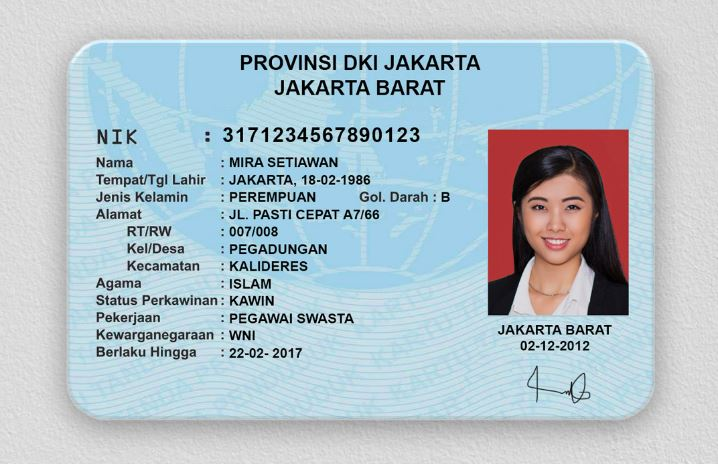
#> input picture samples/sample_ktp_flat_template.jpg, 718 x 464 px
$ python -i preprocessing.py   (imports and definitions only)
#> lines starting #> are read from the running program, lines starting #| are printed output that depends on the picture; after the words box and inside, x2 and y2 are one past the last pixel; in counts of white or black regions, pixels touching at a corner belong together
#> further down, picture is the input picture: shape (464, 718, 3); mean B, G, R 202.2, 193.9, 178.8
"""
Turns an uploaded file (JPEG/PNG photo of a KTP, or a PDF document) into
one or more clean grayscale numpy images ready for Tesseract.

Kept dependency-light on purpose: PDF pages are rasterized with PyMuPDF
(pure Python wheel, no poppler/system binary needed) rather than
pdf2image, since this service is meant to be easy to drop onto any VPS
next to the existing CompliFi deployment.
"""

from __future__ import annotations

import io

import cv2
import fitz  # PyMuPDF
import numpy as np
from PIL import Image

SUPPORTED_IMAGE_TYPES = {"image/jpeg", "image/jpg", "image/png", "image/webp"}
SUPPORTED_PDF_TYPE = "application/pdf"

# Render PDFs at ~220 DPI - enough for small printed text without
# ballooning processing time on a VPS.
PDF_RENDER_ZOOM = 220 / 72


# [10 lines left out: function load_pages, not called in this run]


def _bytes_to_image(file_bytes: bytes) -> np.ndarray:
    pil_image = Image.open(io.BytesIO(file_bytes)).convert("RGB")
    return cv2.cvtColor(np.array(pil_image), cv2.COLOR_RGB2BGR)


# [9 lines left out: function _pdf_to_images, not called in this run]


def preprocess_for_ocr(image: np.ndarray, force_threshold: bool = False, detect_card: bool = False) -> np.ndarray:
    """Grayscale + deskew + light denoise, ready for Tesseract - plus,
    when detect_card=True, a card-detect/crop/upscale pass first (see
    _detect_and_crop_card).

    detect_card defaults to False because this function is shared by
    every OCR-based endpoint, not just KTP extraction: a generic
    contract/invoice document (/v1/extract/document) is exactly the
    kind of mostly-blank, sparse-text page _detect_and_crop_card's
    "find the largest card-shaped quadrilateral" heuristic was never
    meant to run on, and testing confirmed it shouldn't - it found a
    spurious quadrilateral in a plain document photo and cropped out
    real content, regressing docvalue extraction. Only main.py's KTP
    endpoint should pass detect_card=True.

    Deliberately NOT running a blanket adaptive threshold by default.
    Earlier versions did, on the assumption that binarizing helps -
    but testing against a real KTP photo showed the opposite: on a
    clean, high-contrast card (whether a physical scan or a digital
    template), forced thresholding introduced artifacts that weren't
    there in plain grayscale - most damagingly, it turned the ":" after
    "NIK" into something Tesseract read as a literal "2", corrupting
    the identity number. Tesseract already does its own internal
    binarization, which handled this image correctly on its own.

    Pass force_threshold=True for the genuinely hard case this WAS
    meant for - a real phone photo with uneven lighting/shadow across
    the card - if you hit one where plain grayscale is unreadable.
    """
    if detect_card:
        image = _detect_and_crop_card(image)
        image = _upscale_if_small(image)
    gray = cv2.cvtColor(image, cv2.COLOR_BGR2GRAY)
    gray = _deskew(gray)
    gray = cv2.fastNlMeansDenoising(gray, h=10)
    if force_threshold:
        gray = cv2.adaptiveThreshold(
            gray, 255, cv2.ADAPTIVE_THRESH_GAUSSIAN_C, cv2.THRESH_BINARY, 31, 11
        )
    return gray


# A KTP crop this narrow doesn't give Tesseract enough pixels per
# character to read reliably - upscale toward this target width before
# OCR. Chosen empirically against a real (blurry, phone-camera) photo
# where a ~590px-wide card crop OCR'd as near-total garbage but the
# same crop upscaled to ~1470px (2.5x) came back mostly readable.
_OCR_TARGET_WIDTH = 1400


# [6 lines left out: function _upscale_if_small, not called in this run]


def _order_points(pts: np.ndarray) -> np.ndarray:
    """Orders 4 points as (top-left, top-right, bottom-right, bottom-left) -
    the order cv2.getPerspectiveTransform needs, regardless of what
    order the contour's corners came back in."""
    rect = np.zeros((4, 2), dtype="float32")
    total = pts.sum(axis=1)
    rect[0] = pts[np.argmin(total)]
    rect[2] = pts[np.argmax(total)]
    diff = np.diff(pts, axis=1)
    rect[1] = pts[np.argmin(diff)]
    rect[3] = pts[np.argmax(diff)]
    return rect


# [11 lines left out: function _four_point_warp, not called in this run]


# A KTP is a standard ID-1 card, 85.6mm x 54mm - long side / short side
# ~= 1.585. Some slack is needed since a hand-held photo's perspective
# and the corner-approximation below both distort the measured ratio a
# little, but this still rules out things like a doorframe or a sheet
# of paper in the background that Canny might otherwise pick up.
_KTP_ASPECT_RATIO = 85.6 / 54.0
_KTP_ASPECT_TOLERANCE = 0.5

# How many degrees a corner's interior angle may deviate from a true 90
# degrees before the quadrilateral is rejected as "not actually
# rectangular" - see _corner_angle_deviations for why this check exists
# at all: aspect ratio and area alone don't catch a badly-warped
# candidate whose SHAPE isn't a card's, because a thin, sheared
# quadrilateral can still happen to land at a card-like aspect ratio and
# a plausible area purely by coincidence. Calibrated against this
# service's two real bundled photos: the genuine card corner in
# sample_ktp_held_photo.jpg deviates up to ~21 degrees from a real
# perspective angle; a wrong quadrilateral found on a studio-clean, flat
# KTP template photo (whose true low-contrast outer edge Canny failed to
# close into a contour at all, so the largest contour it DID find was an
# internal watermark graphic instead) deviated up to ~34 degrees. 25 sits
# between the two - a starting point, not a proven-universal cutoff (see
# "Known limitations" in the README).
_MAX_CORNER_ANGLE_DEVIATION = 25.0

# How many of the largest external contours to try, in descending area
# order, before giving up - the true card boundary isn't always the
# single largest contour Canny finds (a higher-contrast internal
# graphic, logo, or watermark can outscore a card's own soft, low-
# contrast edge against a similarly-toned background), so rather than
# committing to "largest wins" and letting a wrong one slip through
# whenever it happens to also clear the area/aspect-ratio/rectangularity
# checks, several candidates are tried and the first (i.e. largest) one
# that passes ALL of them is used.
_MAX_CANDIDATE_CONTOURS = 5


def _corner_angle_deviations(rect: np.ndarray) -> list[float]:
    """rect: 4 points ordered (top-left, top-right, bottom-right,
    bottom-left), as returned by _order_points. Returns, for each
    corner, how many degrees its interior angle deviates from a true 90
    - a real card's corners stay close to 90 even under a plausible
    photo angle; a contour that isn't actually the card's outline (see
    _MAX_CORNER_ANGLE_DEVIATION) tends to have at least one corner far
    off from that, since nothing constrains an arbitrary 4-point
    approximation to be even roughly rectangular otherwise.
    """
    pts = [rect[i] for i in range(4)]
    deviations = []
    for i in range(4):
        prev_pt = pts[i - 1]
        cur_pt = pts[i]
        next_pt = pts[(i + 1) % 4]
        v1 = prev_pt - cur_pt
        v2 = next_pt - cur_pt
        denom = np.linalg.norm(v1) * np.linalg.norm(v2)
        if denom == 0:
            deviations.append(90.0)  # degenerate corner - treat as maximally wrong, not a divide-by-zero crash
            continue
        cos_angle = float(np.dot(v1, v2) / denom)
        angle = np.degrees(np.arccos(np.clip(cos_angle, -1.0, 1.0)))
        deviations.append(abs(angle - 90.0))
    return deviations


# [8 lines left out: function detect_and_crop_card, not called in this run]


def _approx_quad(contour: np.ndarray) -> np.ndarray | None:
    """Simplifies a contour down to a 4-point convex polygon, or returns
    None if it can't be (see the eps_mult comment below)."""
    hull = cv2.convexHull(contour)
    peri = cv2.arcLength(hull, True)
    # Walk the simplification tolerance up until exactly 4 corners
    # survive - a single fixed epsilon is either too tight (leaves
    # extra corners from a slightly wavy detected edge) or too loose
    # (collapses real corners) depending on the photo, so this adapts
    # per-image instead of assuming one tolerance fits every case.
    for eps_mult in (0.01, 0.02, 0.03, 0.04, 0.05, 0.07, 0.1):
        candidate = cv2.approxPolyDP(hull, eps_mult * peri, True)
        if len(candidate) == 4:
            if not cv2.isContourConvex(candidate):
                return None
            return candidate.reshape(4, 2).astype("float32")
    return None


def _validated_card_quad(pts: np.ndarray, image_area: float) -> np.ndarray | None:
    """Runs every shape check a card candidate has to pass (area share,
    aspect ratio, AND rectangularity - see _MAX_CORNER_ANGLE_DEVIATION)
    and returns the ordered rect if it clears all of them, else None."""
    rect = _order_points(pts)
    (tl, tr, br, bl) = rect
    width = (np.linalg.norm(br - bl) + np.linalg.norm(tr - tl)) / 2
    height = (np.linalg.norm(tr - br) + np.linalg.norm(tl - bl)) / 2
    if height == 0 or width == 0:
        return None
    ratio = max(width, height) / min(width, height)
    if abs(ratio - _KTP_ASPECT_RATIO) > _KTP_ASPECT_TOLERANCE:
        return None
    if max(_corner_angle_deviations(rect)) > _MAX_CORNER_ANGLE_DEVIATION:
        return None
    return rect


def _detect_and_crop_card(image: np.ndarray) -> np.ndarray:
    """Finds the largest card-shaped quadrilateral in the photo and
    perspective-warps it into a clean, cropped, top-down view - the
    difference between a flat scan/crop of just the KTP (most of this
    service's testing so far) and a photo where a much smaller card is
    held up in someone's hand against a room/background (a very common
    real-world submission for identity verification). Skipping this
    step on the latter feeds Tesseract - and this function's own
    deskew step, whose angle estimate is computed from ALL non-
    background pixels in the frame - a tiny sliver of actual card text
    swamped by a person's face, clothes, and the room behind them,
    which is what was producing near-total OCR garbage before this was
    added (verified against a real "student holding up their KTP"
    press photo).

    A bilateral filter (rather than a plain Gaussian blur) is used
    before edge detection specifically because it smooths out
    background texture - skin, fabric, a painted wall - while keeping
    the card's own edges sharp; a plain blur softens both equally and
    was losing the card boundary entirely in testing. The Canny
    thresholds are derived from the image's own median brightness
    (rather than fixed constants) so this isn't tuned to just one
    photo's lighting.

    Falls back to returning the image UNCHANGED whenever no
    sufficiently large, sufficiently card-shaped, sufficiently
    RECTANGULAR quadrilateral is found among the several largest
    contours - including when the input is already just the card (the
    common case for a flat scan), where forcing a crop would be more
    likely to clip real content than help.

    The rectangularity check specifically exists because of a real bug
    found against a clean, studio-style flat KTP template photo: its
    actual outer edge is a soft, low-contrast boundary against a
    similarly-toned plain background, which Canny + the morphological
    closing above never joined into one closed contour at all - so the
    largest contour actually found was an unrelated internal graphic (a
    watermark), which happened to ALSO clear the area and aspect-ratio
    checks below purely by coincidence, despite being a heavily sheared
    quadrilateral rather than anything resembling the card's true
    shape. That produced a perspective warp which sheared the card's
    text into visible nonsense (each label row ending up next to the
    WRONG value row) rather than failing safely - see
    test_detect_and_crop_card_rejects_a_non_rectangular_distractor for
    the regression test built from that exact photo, and "Known
    limitations" in the README for why a real fix (actually finding
    this photo's true card boundary) wasn't attempted here: rejecting a
    bad detection and falling back to the untouched image is far lower-
    risk than trying to widen contour detection enough to catch this
    case, which risks trading a rare bad-crop failure mode for a more
    common false-positive-crop one on other photos.
    """
    h, w = image.shape[:2]
    image_area = h * w

    gray = cv2.cvtColor(image, cv2.COLOR_BGR2GRAY)
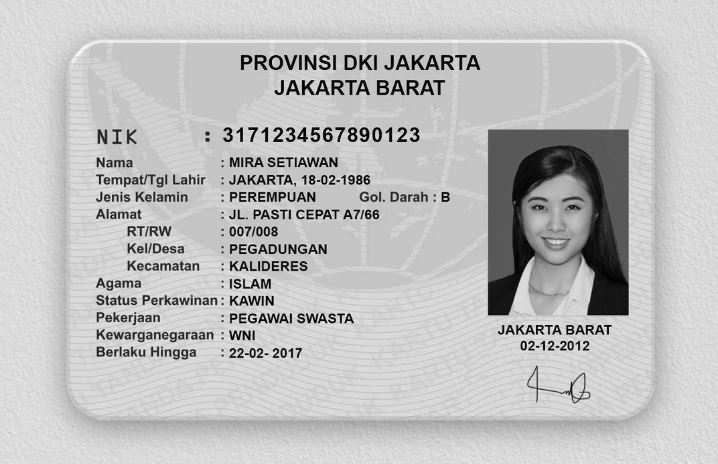
#> gray: shape (464, 718); min 0, max 250, mean 190.3
    smoothed = cv2.bilateralFilter(gray, 9, 75, 75)
    median = float(np.median(smoothed))
#> median = 206
    lower = int(max(0, 0.66 * median))
#> lower = 135
    upper = int(min(255, 1.33 * median))
#> upper = 255
    edges = cv2.Canny(smoothed, lower, upper)
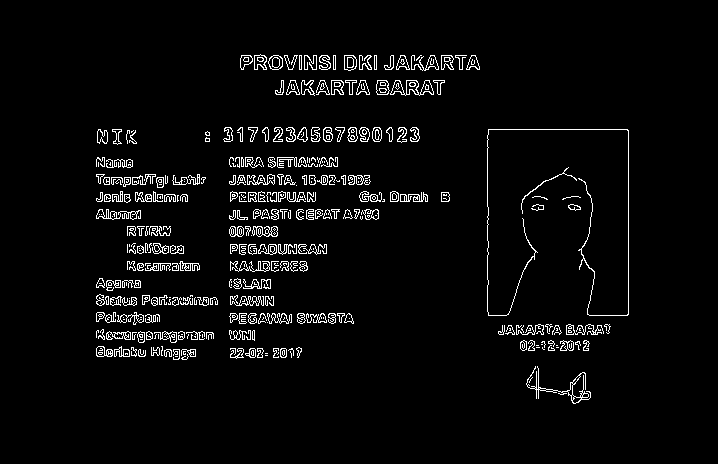
#> edges: shape (464, 718); 4% white in thin lines or dots, all inside (x1, y1, x2, y2) = (96, 54, 629, 404)
    # Close small gaps in the card's boundary (a corner obscured by a
    # thumb, a reflection, a low-contrast stretch against a similarly-
    # toned background) into one connected outline before contour
    # detection, rather than several disconnected arcs.
    edges = cv2.dilate(edges, np.ones((7, 7), np.uint8), iterations=3)
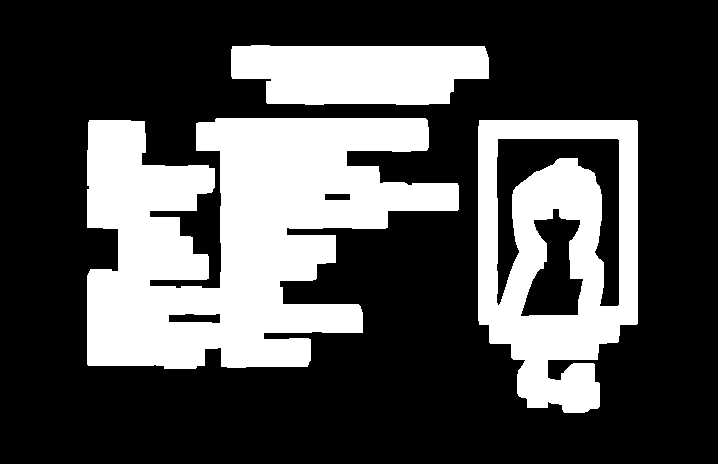
#> edges: shape (464, 718); 30.4% white; 3 white regions, box (x1, y1, x2, y2) and area: (87, 118, 459, 369) 59940, (478, 120, 638, 413) 28204, (231, 45, 489, 105) 13196
    edges = cv2.morphologyEx(edges, cv2.MORPH_CLOSE, np.ones((15, 15), np.uint8))
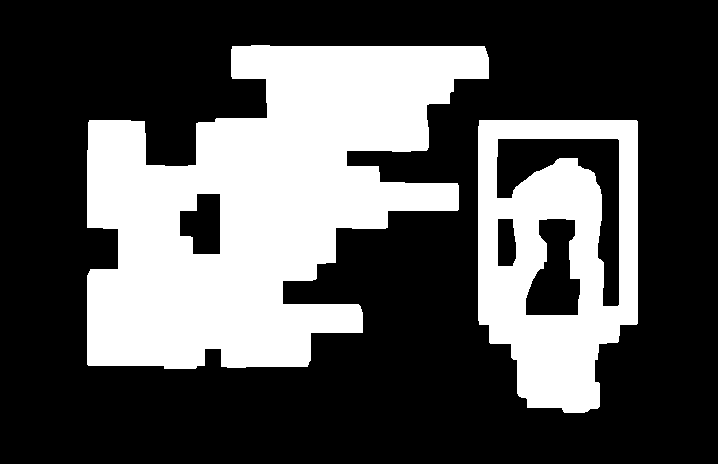
#> edges: shape (464, 718); 32.3% white; 2 white regions

    contours, _ = cv2.findContours(edges, cv2.RETR_EXTERNAL, cv2.CHAIN_APPROX_SIMPLE)
#> contours = 2 contours; box (x1, y1, x2, y2) and area: (87, 45, 489, 369) 78904, (478, 120, 638, 413) 40114
    if not contours:
        return image

    # Try the several largest contours, in descending area order - not
    # just the single largest (see this function's own docstring for
    # why "largest wins, no further validation" let a wrong contour
    # through on a real test photo). The first candidate that clears
    # EVERY check (area share, exactly-4-corners, convex, aspect ratio,
    # rectangularity) is used.
    by_area = sorted(contours, key=cv2.contourArea, reverse=True)[:_MAX_CANDIDATE_CONTOURS]
#> by_area has the same summary as contours
#> (the rest of the program and of its run is left out)
